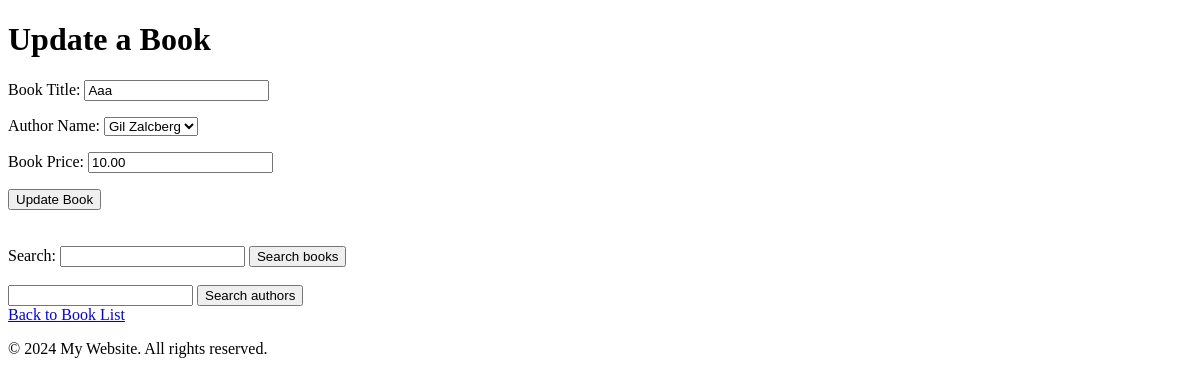
The page /update_book/3 on the database as committed earlier.
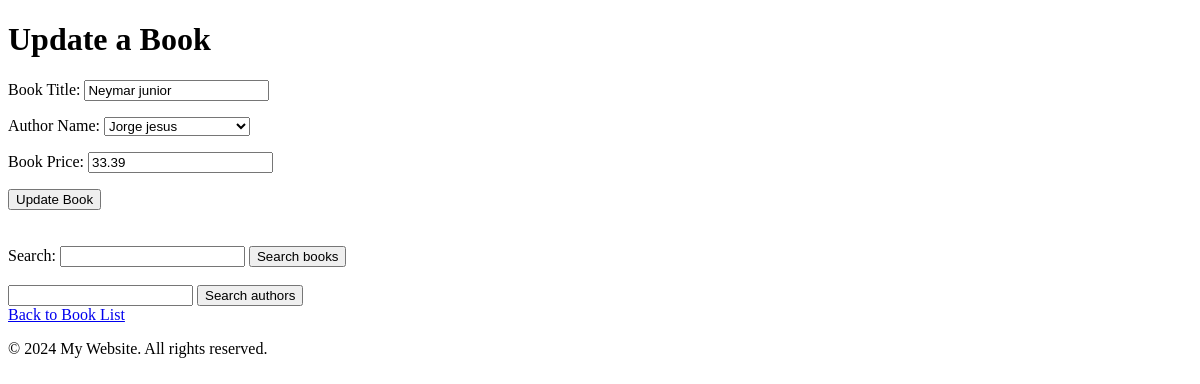
The same page on the database as committed later.
### myapp/models.py (models this page shows, shortened)
class Book(SearchableModel, models.Model):
    title = models.CharField(max_length=200, blank=False, null=False)
    content = models.TextField(blank=True, null=True)
    author = models.ForeignKey(Author, on_delete=models.CASCADE)
    price = models.DecimalField(
        max_digits=1000,
        decimal_places=2,
        validators=[MinValueValidator(Decimal('0.00'))], default=33.33
    )

### myapp/views.py (the view, shortened to what this page needs)
# urls.py: path('update_book/<int:id>', BookUpdateView.as_view(), name='update_book'),
class BookUpdateView(UpdateView):
    form_class = BookForm
    queryset = Book.objects.all()
    template_name = 'myapp/add_book.html'
    success_url = reverse_lazy('myapp:book_list')
    def get_initial(self):
        initial = super().get_initial()
        book = self.get_object()
        initial['title'] = book.title
        initial['author'] = book.author
        initial['price'] = book.price
        return initial
    def get(self, request, *args, **kwargs):
        form = self.get_form()
        return self.render_to_response({'form': form, 'mode': 'Update'})
    def get_object(self, **kwargs):
        id_ = self.kwargs.get("id")
        return get_object_or_404(Book, id=id_)

### myapp/forms.py (shortened to what this page needs)
class BookForm(forms.ModelForm):
    title = forms.CharField(max_length=100, min_length=3,
                            label='Book Title',
                            widget=forms.TextInput(attrs={
                                'placeholder': 'book title here...'})
                            )
    price = forms.DecimalField(
        validators=[MinValueValidator(Decimal('10.00'))],
        label='Book Price',initial=10.00
    )
    class Meta:
        model = Book
        fields = ['title', 'author', 'price']
        labels = {
            'author': 'Author Name',
        }

### authors/models.py (called while the page is built)
    def __str__(self):
        return self.name

### myapp/templates/myapp/add_book.html (shortened to what this page needs)
{% extends 'base.html' %}
{% block content %}
<h1>{{mode}} a Book</h1>
<form method="POST">
    {{form.as_p}}
    <button type="submit" value="save">{{mode}} Book</button>
</form>
<br>
<br>
<form method="GET" action="{% url 'search_view' model='book' app='myapp' %}">
    <label for="search_query">Search:</label>
    <input type="text" name="query" id="search_query">
    <button type="submit">Search books</button>
</form>
<br>
<form method="GET" action="{% url 'search_view' model='author' app='authors'  %}">
    <input type="text" name="query" id="search_query2">
    <button type="submit">Search authors</button>
</form>
<a href="{% url 'myapp:book_list' %}">Back to Book List</a>
{% endblock %}

Rows that differ between the two databases and show on the page:
changed Book: title "Aaa" → "Neymar junior"; author "Gil Zalcberg" → "Jorge jesus"; price "10.00" → "33.39"
